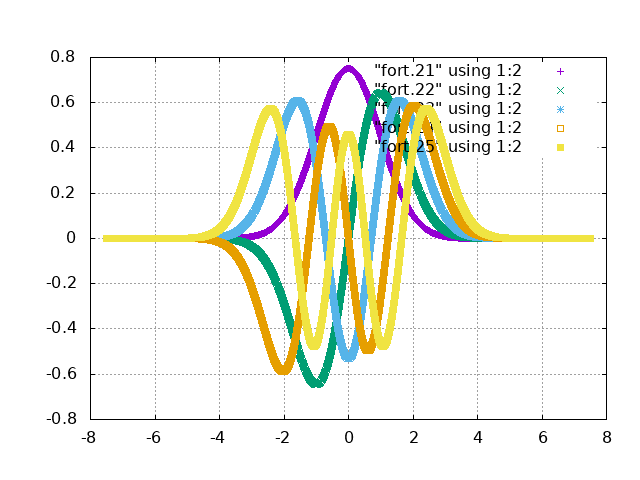

Write gnuplot code to recreate this figure.
# plot.plt
set term png
set output "plot.png"
set title " "
set grid
set xlabel " "
set ylabel " "
plot "fort.21" using 1:2, "fort.22" using 1:2, "fort.23" using 1:2, "fort.24" using 1:2, "fort.25" using 1:2